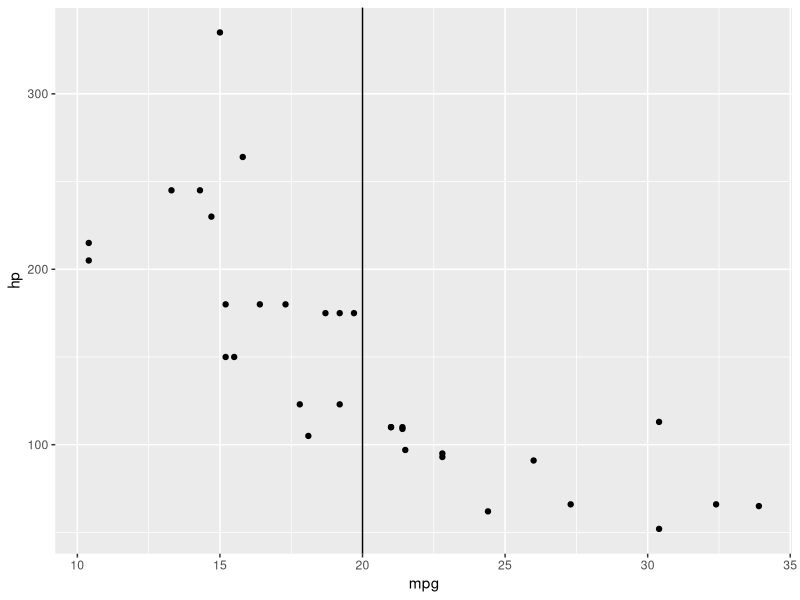
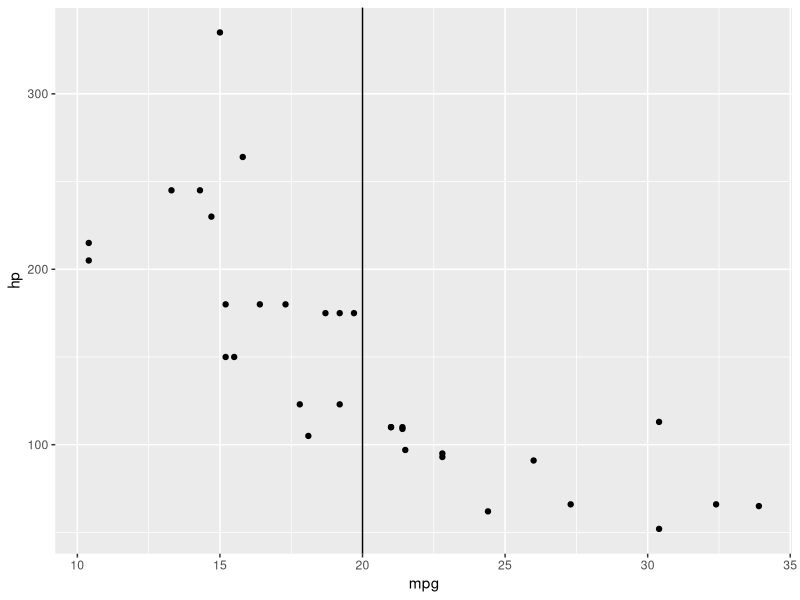
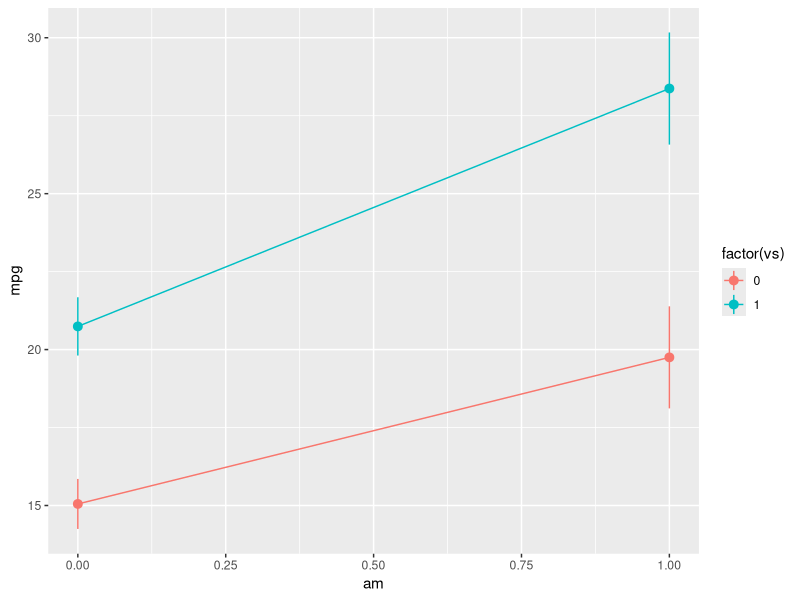
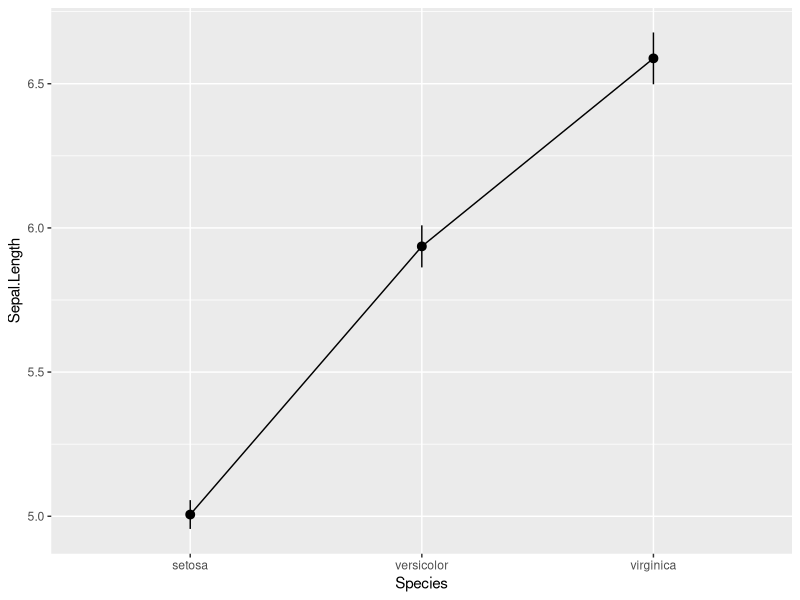
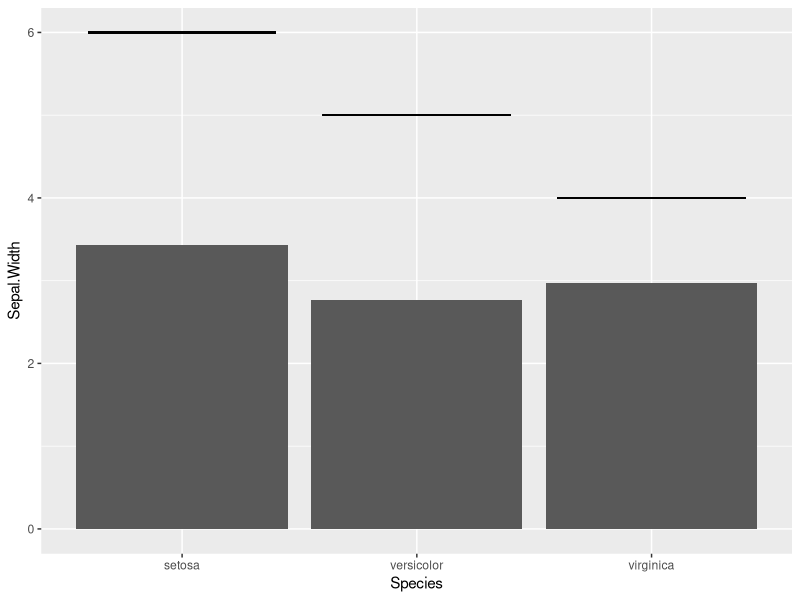
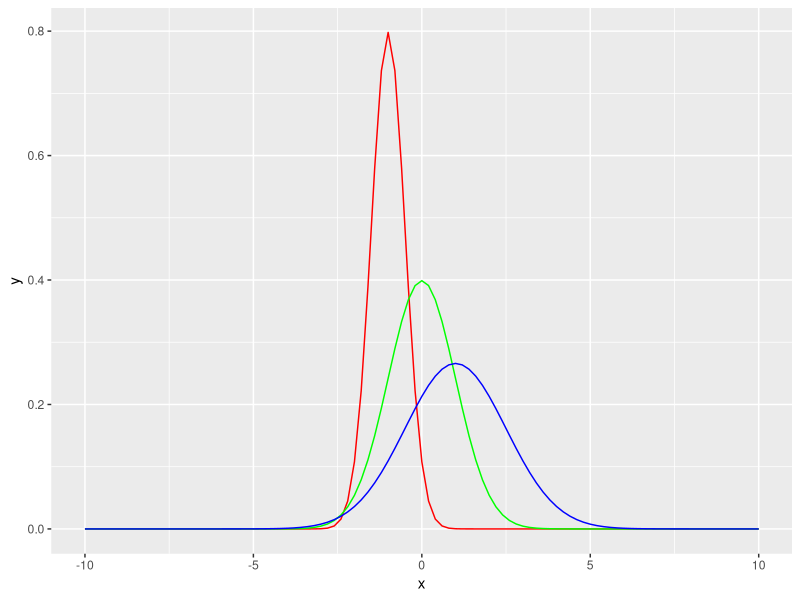

Here is the R script that generated these plots, in order:
## ---- chunk 1
require(ggplot2)
p <- ggplot(aes(x = mpg, y = hp), data = mtcars)
p + geom_vline(xintercept = 20) + geom_point(data = mtcars)
## ---- chunk 2
myFunction <- function() {
  return(
    geom_vline(xintercept = 20) + geom_point(data = mtcars)
  )
}
p <- ggplot(aes(x = mpg, y = hp), data = mtcars)
# p + myFunction()
# ここで以下のエラーがでます:
# "エラー: 二項演算子の引数が数値ではありません"
## ---- chunk 3
myFunction <- function()
 list(geom_vline(xintercept = 20),
      geom_point(data = mtcars))

p <- ggplot(aes(x = mpg, y = hp), data = mtcars)
p + myFunction()
## ---- chunk 4
lay = list(stat_summary(fun.y = mean, geom = "line"),
           stat_summary(fun.data = mean_se))

ggplot(mtcars, aes(am, mpg, colour = factor(vs), group=factor(vs))) + lay
ggplot(iris, aes(Species, Sepal.Length, group=1)) + lay
## ---- chunk 5
p <- ggplot(iris, aes(y=Sepal.Width, x=Species)) +
  stat_summary(fun.y=mean, geom = "bar") + 
  ylim(0,6) + 
  lapply(1:3, function(i) geom_segment(x=i-0.4, y=7-i, xend=i+0.4, yend=7-i))
p
## ---- chunk 6
p = ggplot(data.frame(x = c(-10, 10)), aes(x)) +
  mapply(function(m, s, co) stat_function(fun = dnorm, args = list(mean = m, sd = s), colour = co), 
         -1:1, c(0.5, 1, 1.5), rainbow(3))
p
